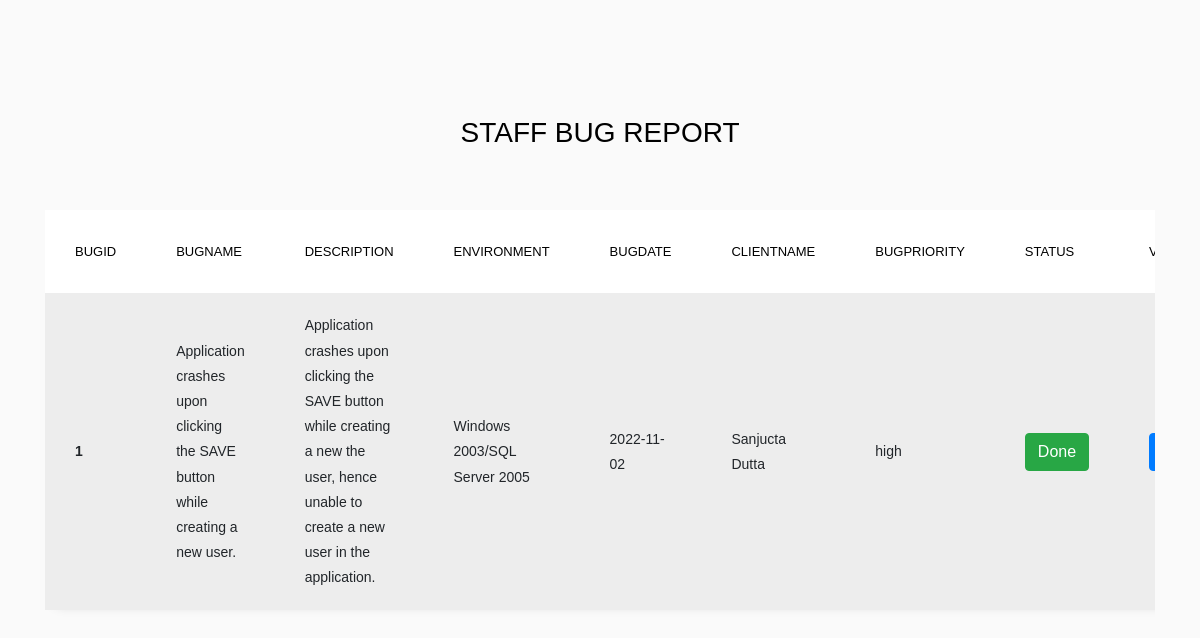
The page /viewBugsStaff (signed in) on the database its author committed.
### main.py (models this page shows)
class Bugs(UserMixin,db.Model):
    __tablename__ = "Bugs"
    id = db.Column(db.Integer, primary_key=True)
    BugName = db.Column(db.String(100), unique=True)
    Description = db.Column(db.String(1000))
    Environment= db.Column(db.String(100))
    BugDate = db.Column(db.Integer)
    Client_Name = db.Column(db.String(100))
    BugPriority=db.Column(db.String(100))
    Phone_No = db.Column(db.Integer)
    Email_of_client = db.Column(db.String(1000))
    staff_Name=db.Column(db.String(1000))
    comment = relationship("Comment", back_populates="Parent_Bug")
    Status = db.Column(db.String(100))

### main.py (the view)
@app.route("/viewBugsStaff")
def viewBugsStaff():
    print(current_user.name)
    StaffBugs = Bugs.query.filter_by(staff_Name=current_user.name).all()
    return render_template("StaffBugReport.html", Bugs=StaffBugs)

### main.py (called while the page is built)
def st():
    @login_manager.user_loader
    def load_user1(user_id):
        return staff.query.get(int(user_id))

### template/StaffBugReport.html (shortened to what this page needs)
<!doctype html>
<html lang="en">
  <head>
	<link rel="stylesheet" href="https://stackpath.bootstrapcdn.com/font-awesome/4.7.0/css/font-awesome.min.css">
	<link rel="stylesheet" href="static/assets4/css/style.css">
	</head>
	<body>
	<section class="ftco-section">
		<div class="container">
			<div class="row justify-content-center">
				<div class="col-md-6 text-center mb-5">
					<h2 class="heading-section"> STAFF BUG REPORT</h2>
				</div>
			</div>
			<div class="row">
				<div class="col-md-12">
					<div class="table-wrap">
						<table class="table table-striped">
						  <thead>
						    <tr>
							  <th>BugID</th>
						      <th>BugName</th>
						      <th>Description</th>
						      <th>Environment</th>
						      <th>BugDate</th>
						      <th>ClientName</th>
							  <th>BugPriority</th>
						      <th>Status</th>
							  <th>View</th>
						    </tr>
						  </thead>
						  <tbody>
						   {% for bug in Bugs%}
						    <tr>
						      <th scope="row">{{bug.id}}</th>
						      <td>{{bug.BugName}}</td>
						      <td>{{bug.Description}}</td>
						      <td>{{bug.Environment}}</td>
						      <td>{{bug.BugDate}}</td>
							  <td>{{bug.Client_Name}}</td>
							  <td>{{bug.BugPriority}}</td>
                                <td>
								{% if bug.Status=="Done"%}
						          <a href="#" class="btn btn-success">{{bug.Status}}</a>
								{% endif %}
							  </td>
							  <td><a href={{url_for("BugDisplayStaff",TicketNo=bug.id)}} class="btn btn-primary">VIEW</a></td>
						    </tr>
                             {% endfor %}
						  </tbody>
						</table>
					</div>
				</div>
			</div>
		</div>
	</section>
	</body>
</html>

### rows shown on the page
Bugs: id "1", BugName "Application crashes upon clicking the SAVE button while creating a new user.", Description "Application crashes upon clicking the SAVE button while creating a new the user, hence unable to create a new user in the application.", Environment "Windows 2003/SQL Server 2005", BugDate "2022-11-02", Client_Name "Sanjucta Dutta", BugPriority "high", Status "Done"
